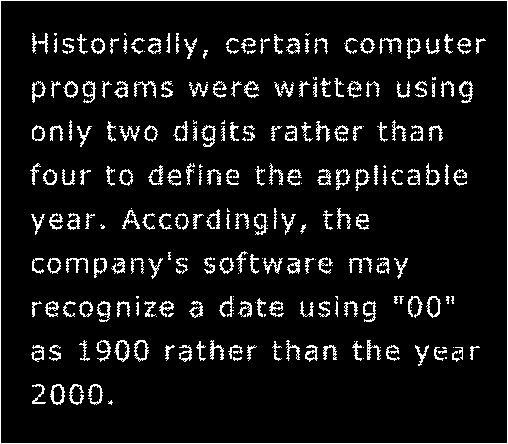
%> input picture 7-10morphology/DIP3E_CH09_Original_Images/DIP3E_Original_Images_CH09/Fig0907(a)(text_gaps_1_and_2_pixels).tif, 508 x 444 px
$ octave --eval "imdilate_study;"   (GNU Octave 9; MATLAB toolbox functions it lacks are replaced by stand-ins)
%> lines starting %> are read from the running program, lines starting %| are printed output that depends on the picture; in (x1, y1, x2, y2) boxes, pixels count from 0 and x2, y2 are one past the last pixel; in counts of white or black regions, pixels touching at a corner belong together; the program's own positions count from 1
function imdilate_study()
%膨胀 imdilate（dilate=膨胀/扩大）
clc
clear
A1=imread('DIP3E_CH09_Original_Images\DIP3E_Original_Images_CH09\Fig0907(a)(text_gaps_1_and_2_pixels).tif');
%> A1: size 444x508 logical; 7.9% white in thin lines or dots
info=imfinfo('DIP3E_CH09_Original_Images\DIP3E_Original_Images_CH09\Fig0907(a)(text_gaps_1_and_2_pixels).tif');
B=[0 1 0
1 1 1
0 1 0];
A2=imdilate(A1,B);%图像A1被结构元素B膨胀
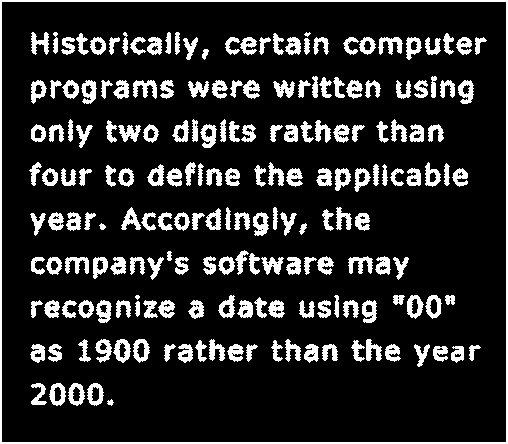
%> A2: size 444x508 logical; 15.2% white; 194 white regions (2 under 20 px), largest, box (x1, y1, x2, y2) and area: (0, 0, 508, 444) 3792, (133, 80, 157, 99) 257, (378, 37, 403, 55) 251
A3=imdilate(A2,B);
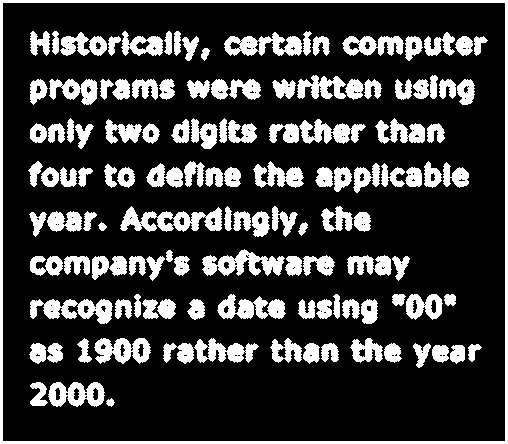
%> A3: size 444x508 logical; 22.1% white; 125 white regions, largest, box (x1, y1, x2, y2) and area: (0, 0, 508, 444) 5676, (120, 206, 222, 232) 1407, (202, 249, 285, 276) 1206
A4=imdilate(A3,B);
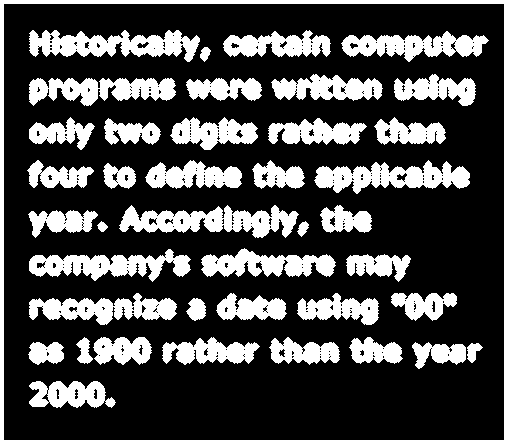
%> A4: size 444x508 logical; 28.4% white; 41 white regions, largest, box (x1, y1, x2, y2) and area: (0, 0, 508, 444) 7552, (119, 205, 299, 238) 3251, (29, 30, 200, 62) 3099
subplot(221),imshow(A1);
title('imdilate膨胀原始图像');
subplot(222),imshow(A2);
title('使用B后1次膨胀后的图像');
subplot(223),imshow(A3);
title('使用B后2次膨胀后的图像');
subplot(224),imshow(A4);
title('使用B后3次膨胀后的图像');
end
